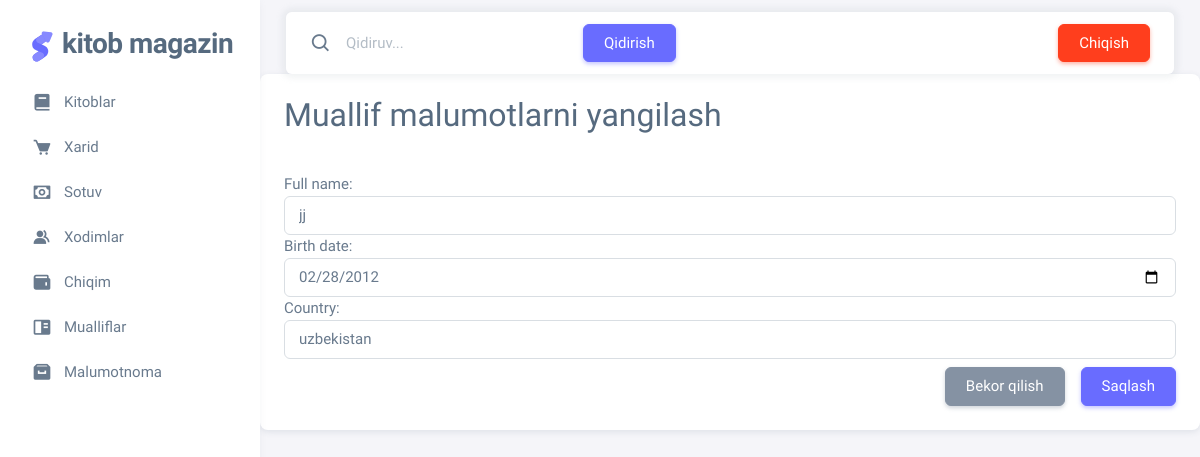
/author/update/5, run on the app's committed database.
### home/models.py (models this page shows, shortened)
class Author(models.Model):
    full_name = models.CharField(max_length=255)
    birth_date = models.DateField()
    country = models.CharField(max_length=255)
    is_deleted = models.BooleanField(default=False)
    class Meta:
        db_table = 'Author'

### home/views.py (the view)
# urls.py: path('author/update/<int:pk>', views.author_update, name='author_update'),
def author_update(request, pk):
    author = Author.objects.get(pk=pk)
    if request.method == "POST":
        forms = AuthorForms(request.POST, instance=author)
        if forms.is_valid():
            forms.save()
            return redirect('author_view')
    else:
        forms = AuthorForms(instance=author)
    context = {
        'forms': forms
    }
    return render(request, 'author/author_update.html', context=context)

### home/forms.py
class AuthorForms(forms.ModelForm):
    class Meta:
        model = Author
        fields = ['full_name', 'birth_date', 'country']
        widgets = {
    'full_name': forms.TextInput(attrs={'class': 'form-control'}),
    'birth_date': forms.DateInput(attrs={'class': 'form-control', 'type': 'date'}),
    'country': forms.TextInput(attrs={'class': 'form-control'}),
}

### template/author/author_update.html (shortened to what this page needs)
{% extends "base.html" %}
{% block content %}
<div class="card">
    <div class="card-header">
        <h2>Muallif malumotlarni yangilash</h2>
    </div>
    <div class="card-body">
        <form action="" method="POST">
            {{ forms }}
            <div class="mt-2 d-flex align-items-start justify-content-end gap-3">
                <a href="{% url 'author_view' %}" class="btn btn-secondary">Bekor qilish</a>
                <button type="submit" class="btn btn-primary">Saqlash</button>
            </div>
        </form>
    </div>
</div>
{% endblock content %}

### data on the page
Author: full_name "jj", birth_date "02/28/2012", country "uzbekistan"
